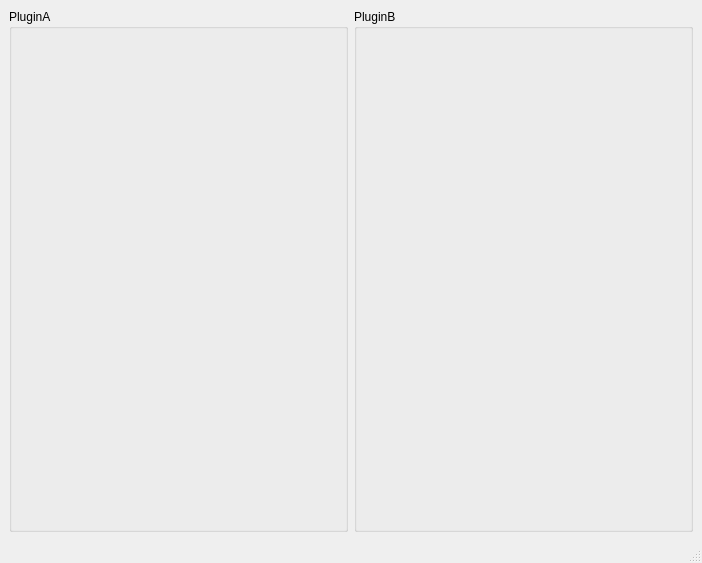
<?xml version="1.0" encoding="UTF-8"?>
<ui version="4.0">
 <class>MainWindow</class>
 <widget class="QMainWindow" name="MainWindow">
  <property name="geometry">
   <rect>
    <x>0</x>
    <y>0</y>
    <width>702</width>
    <height>563</height>
   </rect>
  </property>
  <property name="windowTitle">
   <string>MainWindow</string>
  </property>
  <widget class="QWidget" name="centralwidget">
   <layout class="QGridLayout" name="gridLayout">
    <item row="0" column="0">
     <widget class="QGroupBox" name="groupBox">
      <property name="title">
       <string>PluginA</string>
      </property>
     </widget>
    </item>
    <item row="0" column="1">
     <widget class="QGroupBox" name="groupBox_2">
      <property name="title">
       <string>PluginB</string>
      </property>
     </widget>
    </item>
   </layout>
  </widget>
  <widget class="QStatusBar" name="statusbar"/>
 </widget>
 <resources/>
 <connections/>
</ui>
